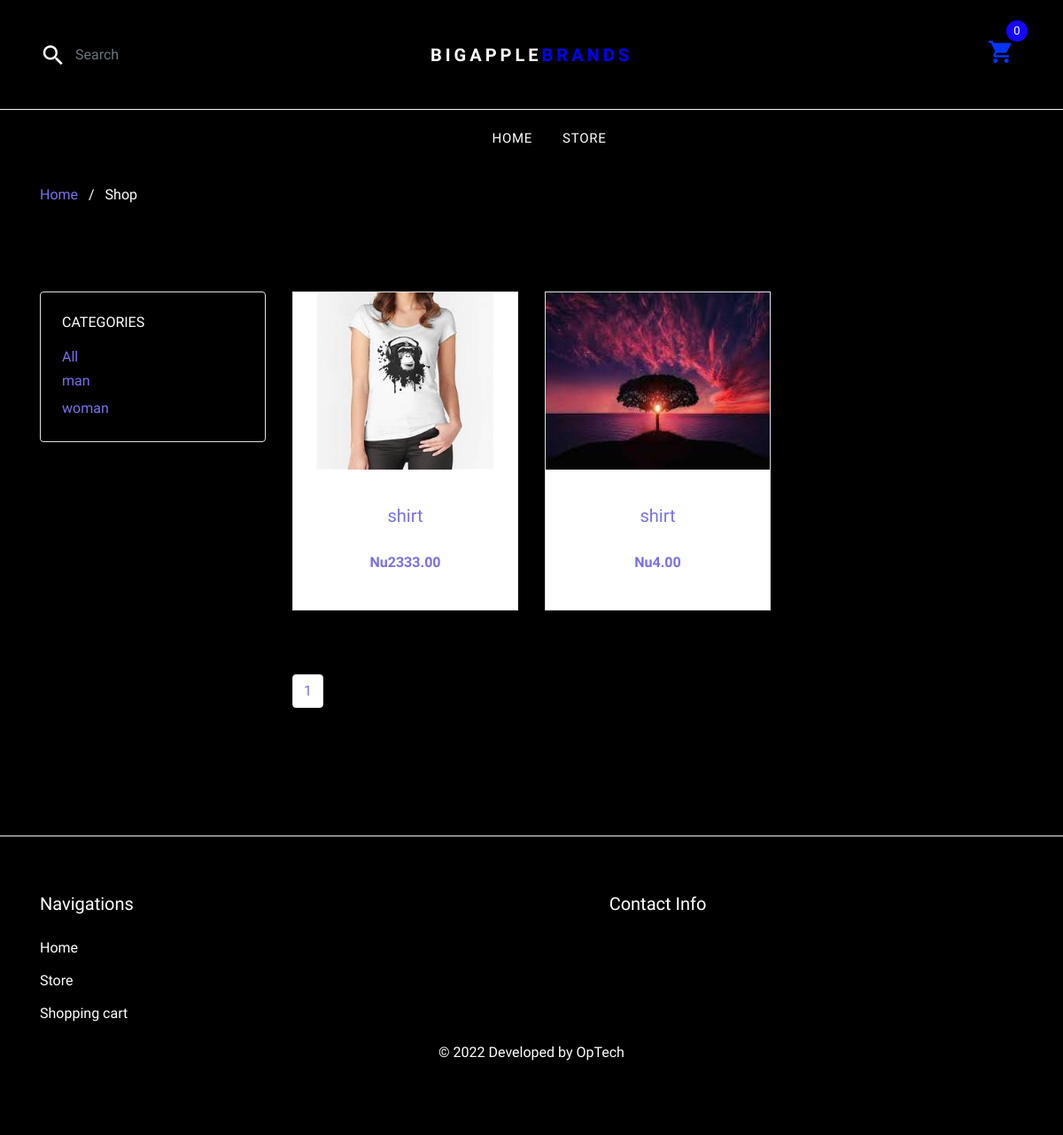
Page /man/ on the earlier database version.
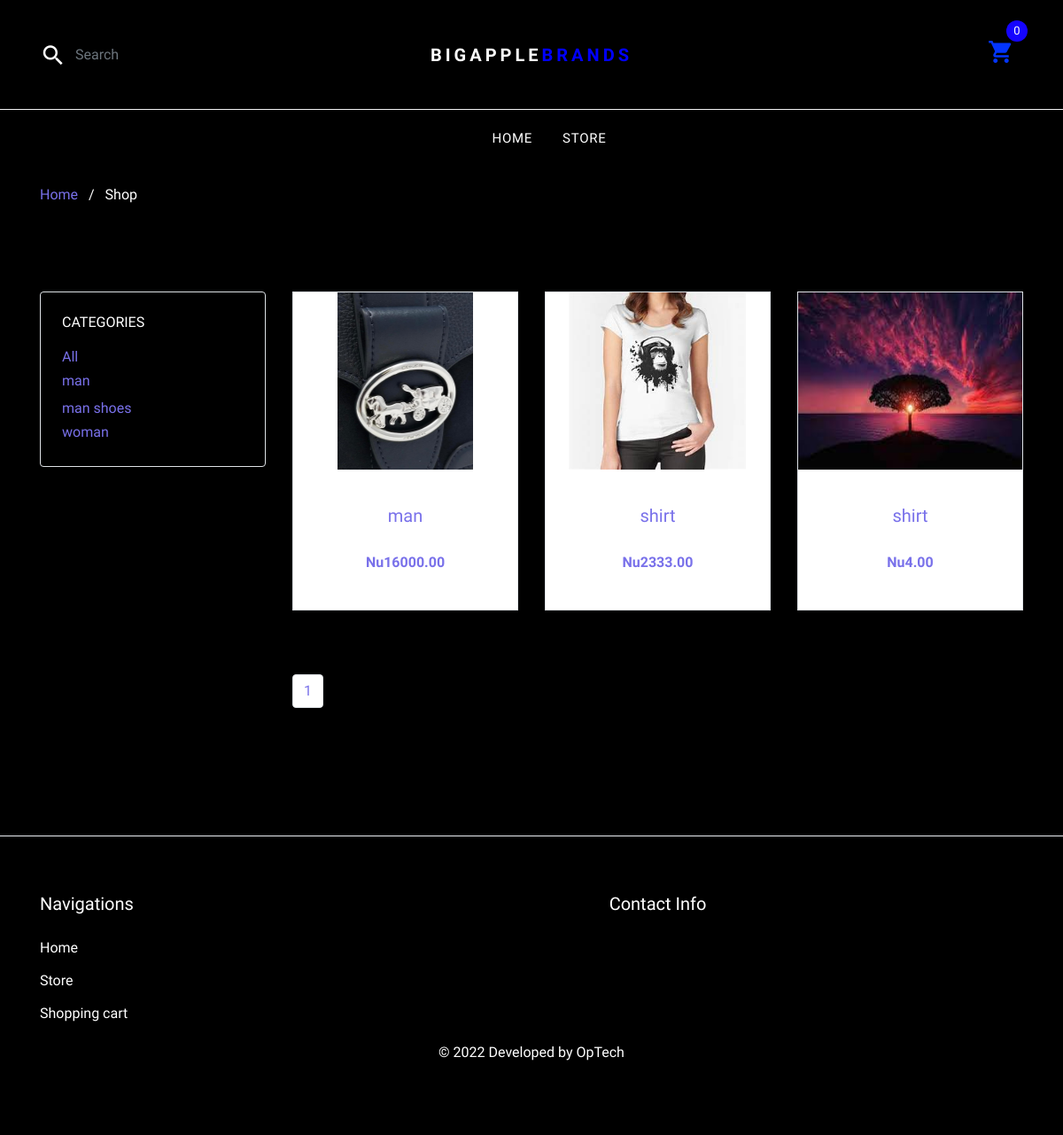
Same page on the later database version.
### shop/models.py (models this page shows, shortened)
class Product(models.Model):
    category = models.ForeignKey(Category, related_name='products',
                                 on_delete=models.CASCADE)
    name = models.CharField(max_length=200, db_index=True)
    slug = models.SlugField(max_length=200, db_index=True)
    image = models.ImageField(upload_to='products/%Y/%m/%d', blank=True)
    description = models.TextField(blank=True)
    price = models.DecimalField(max_digits=10, decimal_places=2)
    available = models.BooleanField(default=True)
    created = models.DateTimeField(auto_now_add=True)
    updated = models.DateTimeField(auto_now=True)
    class Meta:
        ordering = ('name',)
        index_together = (('id', 'slug'),)
    def get_absolute_url(self):
        return reverse('shop:product_detail', args=[self.id, self.slug])

class Category(models.Model):
    name = models.CharField(max_length=200, db_index=True)
    slug = models.SlugField(max_length=200, unique=True)
    class Meta:
        ordering = ('name',)
        verbose_name = 'category'
        verbose_name_plural = 'categories'
    def get_absolute_url(self):
        return reverse('shop:product_list_by_category', args=[self.slug])

### shop/views.py (the view)
# urls.py: path('<slug:category_slug>/', views.product_list, name='product_list_by_category'),
def product_list(request, category_slug=None):
    category = None
    categories = Category.objects.all()
    products = Product.objects.filter(available=True)
    if category_slug:
        category = get_object_or_404(Category, slug=category_slug)
        products = products.filter(category=category)
    artpost = products.all()
    paginator = Paginator(artpost, per_page=6)
    page_object = request.GET.get('page')
    service = paginator.get_page(page_object)
    totalpage = service.paginator.num_pages
    context = {
        'category': category, 'categories': categories, 'products': products,
        'service': service,
        'lastpage': totalpage,
        'totalpagelist':[n+1 for n in range(totalpage)],
    }
    return render(request, 'shop/product/list.html', context)

### cart/cart.py (called while the page is built)
    def __len__(self):
        return sum(item['quantity'] for item in self.cart.values())

### cart/context_processors.py (called while the page is built)
def cart(request):
    return {'cart': Cart(request)}

### shop/templates/shop/product/list.html (shortened to what this page needs)
{% extends "shop/base/base.html" %}
{% load static %}
{% block content %}
<div class="bg-light py-3">
    <div class="container">
        <div class="row">
            <div class="col-md-12 mb-0"><a href="{% url 'shop:home' %}">Home</a> <span class="mx-2 mb-0">/</span> <strong
                    class="text-black text-white">Shop</strong></div>
        </div>
    </div>
</div>
<div class="site-section">
    <div class="container">
        <div class="row mb-5">
            <div class="col-md-9 order-2">
                <div class="row mb-5">
                    {% for product in service %}
                    <div class="col-sm-6 col-lg-4 mb-4" data-aos="fade-up">
                        <div class="block-4 text-center border">
                            <figure class="block-4-image">
                                <a href="{{ product.get_absolute_url }}">
                                    {% if product.image %}
                                    <img src="{{ product.image.url }}"
                                        alt="Image placeholder" class="img-fluid" style="height: 200px;" alt="Responsive image">
                                    {%endif%}
                                    </a>
                            </figure>
                            <div class="block-4-text p-4">
                                <h3><a href="{{ product.get_absolute_url }}">{{ product.name }}</a></h3>
                                <p class="mb-0">{{ product.description }}</p>
                                <p class="text-primary font-weight-bold">Nu{{ product.price }}</p>
                            </div>
                        </div>
                    </div>
                    {% endfor %}
                </div>
                <div class="row" data-aos="fade-up">
                    <div class="col-md-12 text-center">
                        <div >
                          <ul class="pagination">
                                  {% for n in totalpagelist%}
                                  <li class="page-item"><a class="page-link" href="/product_list/?page={{n}}">{{n}}</a></li>
                                  {% endfor %}
                                </ul>
                        </div>
                    </div>
                </div>
            </div>
            <div class="col-md-3 order-1 mb-5 mb-md-0">
                <div class="border p-4 rounded mb-4">
                    <h3 class="mb-3 h6 text-uppercase text-white d-block">Categories</h3>
                    <ul class="list-unstyled mb-0">
                        <li {% if not category %} class="mb-1" {% endif %}>
                            <a href="{% url "shop:product_list" %}" class="d-flex"><span>All</a>
                        </li>
                        {% for c in categories %}
                        <li {% if category.slug == c.slug %} class="mb-1" {% endif %}>
                            <a href="{{ c.get_absolute_url }}" class="d-flex">{{ c.name }}</a>
                        </li>
                        {% endfor %}
                    </ul>
                </div>
            </div>
        </div>
    </div>
</div>
{% endblock %}

### shop/templates/shop/base/base.html (shortened to what this page needs)
{% load static %}
<!DOCTYPE html>
<html lang="en">
<head>
    <link rel="stylesheet" href="{% static "fonts/icomoon/style.css" %}">
    <link rel="stylesheet" href="{% static "css/bootstrap.min.css" %}">
    <link rel="stylesheet" href="{% static "css/magnific-popup.css" %}">
    <link rel="stylesheet" href="{% static "css/jquery-ui.css" %}">
    <link rel="stylesheet" href="{% static "css/owl.carousel.min.css" %}">
    <link rel="stylesheet" href="{% static "css/owl.theme.default.min.css" %}">
    <link rel="stylesheet" href="{% static "css/aos.css" %}">
    <link rel="stylesheet" href="{% static "css/style.css" %}">
</head>
<body>
    <div class="site-wrap">
        {% include 'shop/base/navbar.html' %}
        {% block content %}
        {% endblock %}
        {% include 'shop/base/footer.html' %}
    </div>
</body>
</html>

### shop/templates/shop/base/navbar.html (shortened to what this page needs)
    <header class="site-navbar" role="banner" style="background: black; color: white;">
        <div class="site-navbar-top" >
            <div class="container" >
                <div class="row align-items-center">
                    <div class="col-6 col-md-4 order-2 order-md-1 site-search-icon text-left">
                        <form  method= "get" action="{%url 'shop:search'%}" class="site-block-top-search">
                            <span class="icon icon-search2"></span>
                            <input type="text" name="searched" id="searched" style="background: black; color: white;" class="form-control border-0" placeholder="Search">
                        </form>
                    </div>
                    <div class="col-12 mb-3 mb-md-0 col-md-4 order-1 order-md-2 text-center">
                        <div class="site-logo" data-aos="flip-left" data-aos-delay="">
                            <a href="{% url 'shop:home' %}" class="js-logo-clone" style="font-weight: bold;" >BigApple<span style="color: blue;">Brands</span></a>
                        </div>
                    </div>
                    <div class="col-6 col-md-4 order-3 order-md-3 text-right">
                        <div class="site-top-icons">
                            <ul>
                                <li>
                                    <a href="{% url "cart:cart_detail" %}" class="site-cart">
                                        <span class="icon icon-shopping_cart"></span>
                                        <span class="count">
                                        {% with total_items=cart|length %}
                                            {% if cart|length > 0 %}
                                                {{ total_items}}
                                            {% else %}
                                                0
                                            {% endif %}
                                        {% endwith %}
                                        </span>
                                    </a>
                                </li>
                            </ul>
                        </div>
                    </div>
                </div>
            </div>
        </div>
        <nav class="site-navigation text-right text-md-center" role="navigation">
            <div class="container" style="background: black; color: white;" >
                <ul class="site-menu js-clone-nav d-none d-md-block" >
                    <li><a style="color: white;" href="{% url 'shop:home' %}">Home</a></li>
                    <li><a style="color: white;" href="{% url 'shop:product_list' %}">Store</a></li>
                </ul>
            </div>
        </nav>
    </header>

### shop/templates/shop/base/footer.html (shortened to what this page needs)
    <footer class="site-footer border-top">
        <div class="container">
            <div class="row">
                <div class="col-lg-6 mb-5 mb-lg-0">
                    <div class="row">
                        <div class="col-md-12">
                            <h3 class="footer-heading mb-4" style="color: white;">Navigations</h3>
                        </div>
                        <div class="col-md-6 col-lg-4">
                            <ul class="list-unstyled">
                                <li><a href="{% url 'shop:home' %}" style="color: white;">Home</a></li>
                                <li><a href="{% url 'shop:product_list' %}" style="color: white;">Store</a></li>
                                <li><a href="{% url 'cart:cart_detail' %}" style="color: white;">Shopping cart</a></li>
                            </ul>
                        </div>
                    </div>
                </div>
                <div class="col-md-6 col-lg-3 text-center">
                    <div class="block-5 mb-5 text-center">
                        <h3 class="footer-heading mb-4" style="color: white;">Contact Info</h3>
                    </div>
                </div>
            </div>
        </div>
        <p class="col-lg-12 " style="text-align: center;">&copy 2022 Developed by OpTech </p>
    </footer>

### shop/static/css/style.css (style rules this page uses)
body { line-height: 1.7; color: #ffffff; font-weight: 300; font-size: 16px; background: #000; }
a { -webkit-transition: .3s all ease; -o-transition: .3s all ease; transition: .3s all ease; }
.text-black { color: #000; }
.site-wrap:before { -webkit-transition: .3s all ease-in-out; -o-transition: .3s all ease-in-out; transition: .3s all ease-in-out; background: rgba(0, 0, 0, 0.6); content: ""; position: absolute; z-index: 2000; top: 0; left: 0; right: 0; bottom: 0; opacity: 0; visibility: hidden; }
.form-control { height: 43px; }
.site-section { padding: 2.5em 0; }
@media (min-width: 768px) { .site-section { padding: 5em 0; } }
.border-top { border-top: 1px solid #edf0f5 !important; }
.site-footer { padding: 4em 0; }
.site-footer ul li { margin-bottom: 10px; }
.site-footer ul li a { color: #5c626e; }
.site-footer .footer-heading { font-size: 20px; color: #25262a; }
.site-navbar { background: #fff; margin-bottom: 0px; z-index: 1999; position: relative; }
.site-navbar .site-navbar-top { border-bottom: 1px solid #f3f3f4; padding-top: 20px; padding-bottom: 20px; margin-bottom: 0px; }
@media (min-width: 768px) { .site-navbar .site-navbar-top { padding-top: 40px; padding-bottom: 40px; } }
.site-navbar .site-logo a { text-transform: uppercase; color: #ffffff; letter-spacing: .2em; font-size: 20px; padding-left: 10px; padding-right: 10px; }
.site-navbar a { color: #0335fd; }
.site-navbar .icon { font-size: 30px; }
.site-navbar .site-top-icons ul, .site-navbar .site-top-icons ul li { padding: 0; margin: 0; list-style: none; }
.site-navbar .site-top-icons ul li { display: inline-block; }
.site-navbar .site-top-icons ul li a { margin-right: 10px; }
.site-navbar .site-top-icons ul li a.site-cart { display: block; position: relative; }
.site-navbar .site-top-icons ul li a.site-cart .count { position: absolute; top: 0; right: 0; margin-right: -15px; margin-top: -20px; font-size: 13px; width: 24px; height: 24px; line-height: 24px; border-radius: 50%; display: block; text-align: center; background: #1504ff; color: #fff; -webkit-transition: .2s all ease-in-out; -o-transition: .2s all ease-in-out; transition: .2s all ease-in-out; }
.site-navbar .site-navigation .site-menu { margin-bottom: 0; }
.site-navbar .site-navigation .site-menu a { text-decoration: none !important; font-size: 15px; display: inline-block; }
.site-navbar .site-navigation .site-menu > li { display: inline-block; padding: 10px 5px; }
.site-navbar .site-navigation .site-menu > li > a { padding: 10px 10px; text-transform: uppercase; letter-spacing: .05em; color: #25262a; font-size: 15px; text-decoration: none !important; }
.site-mobile-menu .site-mobile-menu-header .site-mobile-menu-logo a { display: inline-block; text-transform: uppercase; color: #ffffff; letter-spacing: .2em; font-size: 20px; padding-left: 10px; padding-right: 10px; }
.site-mobile-menu .site-nav-wrap { padding: 0; margin: 0; list-style: none; position: relative; }
.site-mobile-menu .site-nav-wrap a { padding: 10px 20px; display: block; position: relative; color: #212529; }
.site-mobile-menu .site-nav-wrap li { position: relative; display: block; }
.site-mobile-menu .site-nav-wrap > li { display: block; position: relative; float: left; width: 100%; }
.site-mobile-menu .site-nav-wrap > li > a { padding-left: 20px; font-size: 20px; }
.block-4 { -webkit-box-shadow: 0 0 30px -10px rgba(0, 0, 0, 0.1); box-shadow: 0 0 30px -10px rgba(0, 0, 0, 0.1); background: #fff; }
.block-4 .block-4-text h3 { font-size: 20px; margin-bottom: 0; }
.block-4 .block-4-text h3 a { text-decoration: none; }
.site-block-top-search { position: relative; }
.site-block-top-search .icon { position: absolute; left: 0; top: 50%; -webkit-transform: translateY(-50%); -ms-transform: translateY(-50%); transform: translateY(-50%); }
.site-block-top-search input { padding-left: 40px; -webkit-transition: .3s all ease-in-out; -o-transition: .3s all ease-in-out; transition: .3s all ease-in-out; }

Differences in the rows shown:
added Product: image (picture), name "man", price "16000.00"
added Category: name "man shoes"
